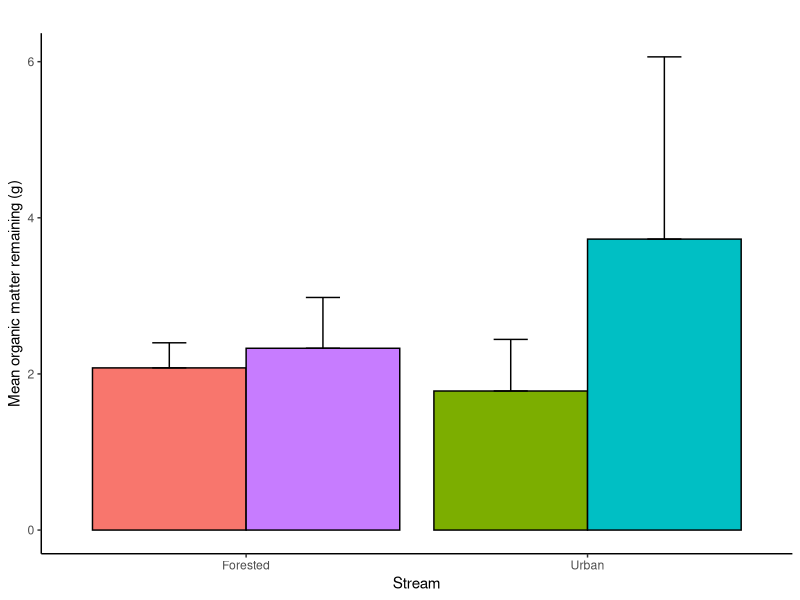

R code for this plot:




library(readxl)
library(dplyr)
library(ggplot2)


data <- read_excel('2023 Maya Thomson/Sum of Thesis Stream Data.xlsx', sheet = 'Macros')
head(data,6)


# Create a new column with the subtraction (Weight_initial - Weight_final) and keep Weight_final when it's higher
data$Subtraction_result <- ifelse(data$Weight_final > data$Weight_initial, 
                                  data$Weight_final, data$Weight_initial - data$Weight_final)



# Summarize by stream
data_remaining <- data %>%
  group_by(Stream) %>%
  summarise(Mean_remaining = mean(Weight_final ),
            SD_remaining = sd(Weight_final ))

# Create a new column for grouping
data_remaining$Group <- ifelse(data_remaining$Stream %in% 
                                   c("Brown", "Stevenspeil"), "Forested", "Urban")                         
                                   
                                   
ggplot(data_remaining, aes(x = Group, y = Mean_remaining, fill = Stream)) +
  geom_bar(stat = "identity", position = "dodge", color = "black") +
  geom_errorbar(aes(ymin = Mean_remaining, ymax = Mean_remaining + SD_remaining),
                position = position_dodge(0.9), width = 0.2) +
  labs(title = "",
       x = "Stream",
       y = "Mean organic matter remaining (g)") +
  theme_classic() +
  theme(legend.position = "none")
